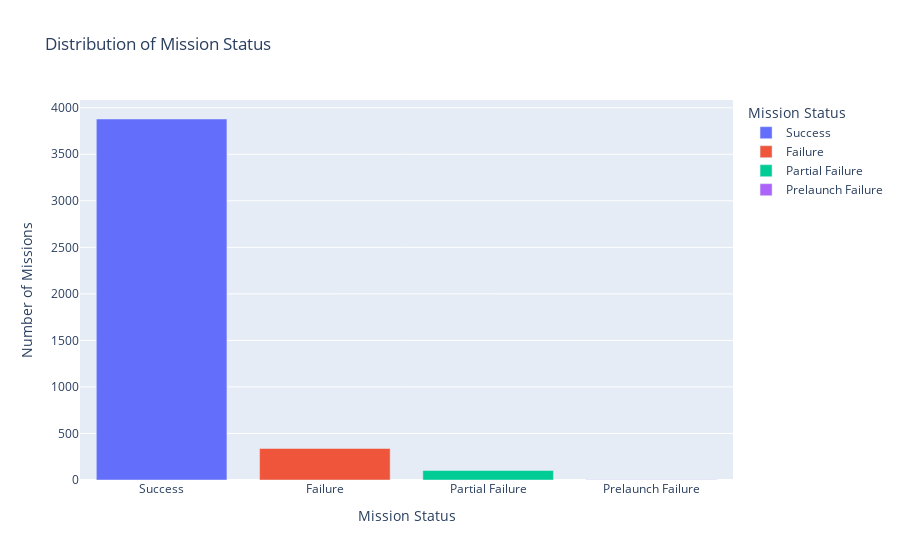

The notebook cell saved with this chart:
### Code cell
fig = px.bar(mission_status,
             x=mission_status.index,
             y=mission_status.values,
             title="Distribution of Mission Status",
             color=mission_status.index,
             labels={"Mission_Status": "Mission Status",
                     "y": "Number of Missions"})

fig.show()

### Figure 1 — Plotly figure (JSON) as saved in the notebook; plotly's stock layout.template omitted (floating-point values rounded to 4 significant figures)
{"data": [{"alignmentgroup": "True", "hovertemplate": "Mission Status=%{x}<br>Number of Missions=%{y}<extra></extra>", "legendgroup": "Success", "marker": {"color": "#636efa", "pattern": {"shape": ""}}, "name": "Success", "offsetgroup": "Success", "orientation": "v", "showlegend": true, "textposition": "auto", "type": "bar", "x": ["Success"], "xaxis": "x", "y": [3879], "yaxis": "y"}, {"alignmentgroup": "True", "hovertemplate": "Mission Status=%{x}<br>Number of Missions=%{y}<extra></extra>", "legendgroup": "Failure", "marker": {"color": "#EF553B", "pattern": {"shape": ""}}, "name": "Failure", "offsetgroup": "Failure", "orientation": "v", "showlegend": true, "textposition": "auto", "type": "bar", "x": ["Failure"], "xaxis": "x", "y": [339], "yaxis": "y"}, {"alignmentgroup": "True", "hovertemplate": "Mission Status=%{x}<br>Number of Missions=%{y}<extra></extra>", "legendgroup": "Partial Failure", "marker": {"color": "#00cc96", "pattern": {"shape": ""}}, "name": "Partial Failure", "offsetgroup": "Partial Failure", "orientation": "v", "showlegend": true, "textposition": "auto", "type": "bar", "x": ["Partial Failure"], "xaxis": "x", "y": [102], "yaxis": "y"}, {"alignmentgroup": "True", "hovertemplate": "Mission Status=%{x}<br>Number of Missions=%{y}<extra></extra>", "legendgroup": "Prelaunch Failure", "marker": {"color": "#ab63fa", "pattern": {"shape": ""}}, "name": "Prelaunch Failure", "offsetgroup": "Prelaunch Failure", "orientation": "v", "showlegend": true, "textposition": "auto", "type": "bar", "x": ["Prelaunch Failure"], "xaxis": "x", "y": [4], "yaxis": "y"}], "layout": {"barmode": "relative", "legend": {"title": {"text": "Mission Status"}, "tracegroupgap": 0}, "title": {"text": "Distribution of Mission Status"}, "xaxis": {"anchor": "y", "categoryarray": ["Success", "Failure", "Partial Failure", "Prelaunch Failure"], "categoryorder": "array", "domain": [0, 1], "title": {"text": "Mission Status"}}, "yaxis": {"anchor": "x", "domain": [0, 1], "title": {"text": "Number of Missions"}}}}
